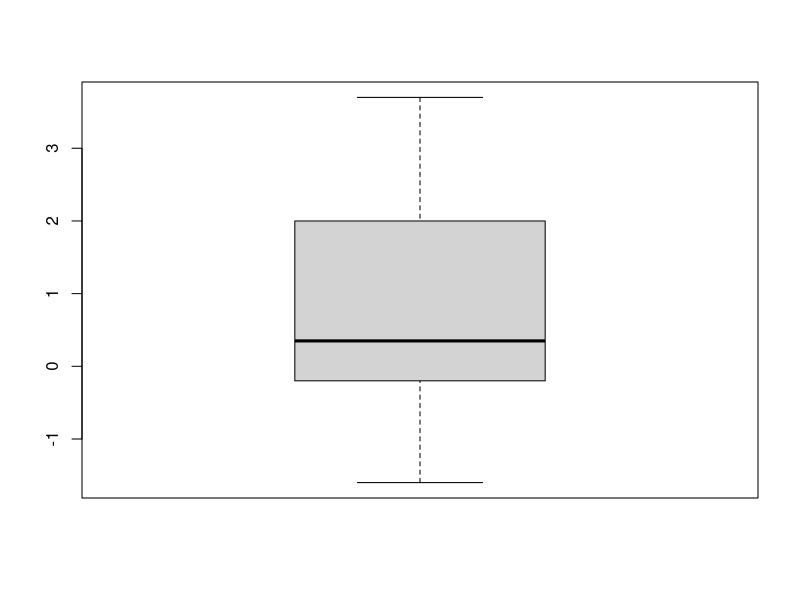
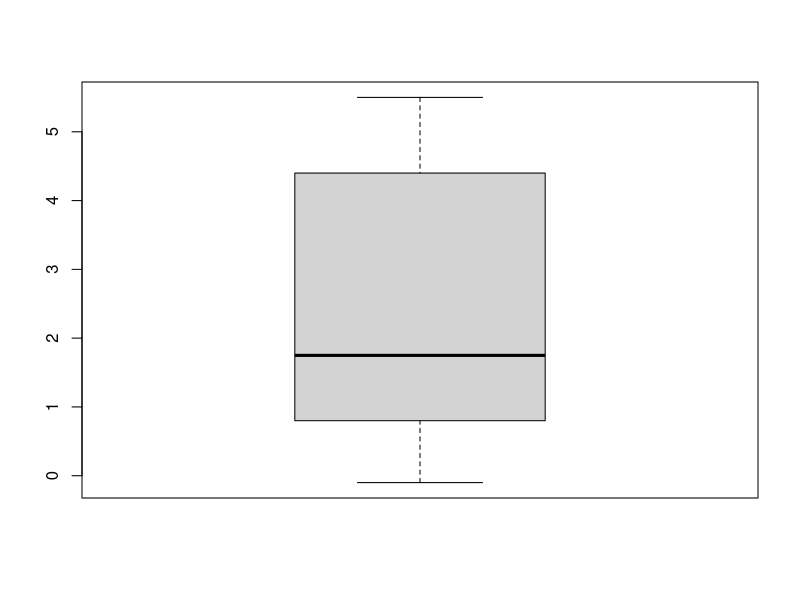

Write R code to recreate these figures, in order.
#exercicios 1

sono<- sleep
sono
#separar em dois data frames diferentes de acordo com 'group'
sono1<- sleep[sleep$group==1,]

sono2<- sleep[sleep$group==2,]

#alternativa utilizando sinal de diferença

sono1<- sleep[sleep$group!=2,] 

sono2<- sleep[sleep$group!=1,]

#média, mediana, soma,desvio padrão e boxplot da coluna 'extra' de cada um dos novos data frames

mean(sono1$extra)
mean(sono2$extra)

median(sono1$extra)
median(sono2$extra)

sum(sono1$extra)
sum(sono2$extra)

sd(sono1$extra)
sd(sono2$extra)

boxplot(sono1$extra)
boxplot(sono2$extra)





